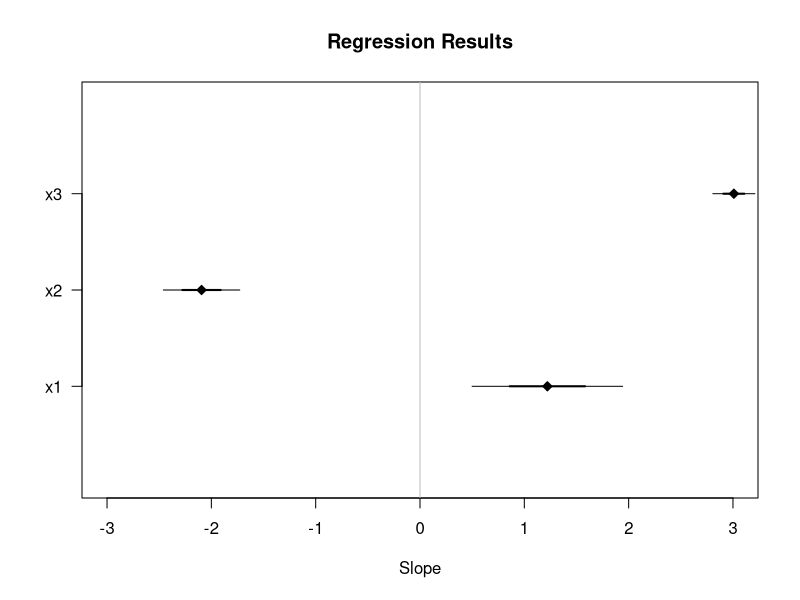
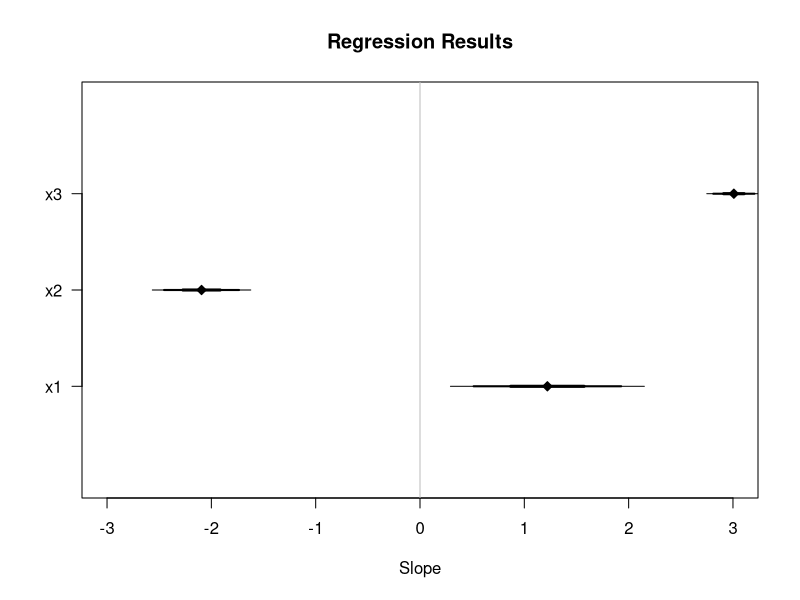

These figures' R source, in order:
#' # Regression coefficient plots #
#'
#' A contemporary way of presenting regression results involves converting a regression table into a figure.
set.seed(500)
x1 <- rnorm(100,5,5)
x2 <- rnorm(100,-2,10)
x3 <- rnorm(100,0,20)
y <- (1*x1) + (-2*x2) + (3*x3) + rnorm(100,0,20)
ols2 <- lm(y ~ x1 + x2 + x3)
#' Conventionally, we would present results from this regression as a table:
summary(ols2)
#' Or just:
coef(summary(ols2))[,1:2]

#' It might be helpful to see the size and significance of these effects as a figure.
#' To do so, we have to draw the regression slopes as points and the SEs as lines.
slopes <- coef(summary(ols2))[c('x1','x2','x3'),1]  #' slopes
ses <- coef(summary(ols2))[c('x1','x2','x3'),2]     #' SEs
#' We'll draw the slopes of the three input variables.
#' Note: The interpretation of the following plot depends on input variables that have comparable scales.
#' Note (continued): Comparing dissimilar variables with this visualization can be misleading!
#' Let's construct a plot that draws 1 and 2 SEs for each coefficient:

#' We'll start with a blank plot (like a blank canvas):
plot(NA, xlim=c(-3,3), ylim=c(0,4), xlab='Slope', ylab='', yaxt='n')
# We can add a title:
title('Regression Results')
# We'll add a y-axis labelling our variables:
axis(2, 1:3, c('x1','x2','x3'), las=2)
# We'll add a vertical line for zero:
abline(v=0, col='gray')
# Then we'll draw our slopes as points (`pch` tells us what type of point):
points(slopes,1:3, pch=23, col='black', bg='black')
# Then we'll add thick line segments for each 1 SE:
segments((slopes-ses)[1], 1, (slopes+ses)[1], 1, col='black', lwd=2)
segments((slopes-ses)[2], 2, (slopes+ses)[2], 2, col='black', lwd=2)
segments((slopes-ses)[3], 3, (slopes+ses)[3], 3, col='black', lwd=2)
# Then we'll add thin line segments for the 2 SEs:
segments((slopes-(2*ses))[1], 1, (slopes+(2*ses))[1], 1, col='black', lwd=1)
segments((slopes-(2*ses))[2], 2, (slopes+(2*ses))[2], 2, col='black', lwd=1)
segments((slopes-(2*ses))[3], 3, (slopes+(2*ses))[3], 3, col='black', lwd=1)


#' We can draw a similar plot with confidence intervals instead of SEs.
plot(NA, xlim=c(-3,3), ylim=c(0,4), xlab='Slope', ylab='', yaxt='n')
title('Regression Results')
axis(2, 1:3, c('x1','x2','x3'), las=2)
abline(v=0, col='gray')
points(slopes,1:3, pch=23, col='black', bg='black')
# Then we'll add thick line segments for each 67% CI:
# Note: The `qnorm` function tells us how much to multiple our SEs by to get Gaussian CIs.
segments((slopes-(qnorm(.835)*ses))[1], 1, (slopes+(qnorm(.835)*ses))[1], 1, col='black', lwd=3)
segments((slopes-(qnorm(.835)*ses))[2], 2, (slopes+(qnorm(.835)*ses))[2], 2, col='black', lwd=3)
segments((slopes-(qnorm(.835)*ses))[3], 3, (slopes+(qnorm(.835)*ses))[3], 3, col='black', lwd=3)
# Then we'll add medium line segments for the 95%:
segments((slopes-(qnorm(.975)*ses))[1], 1, (slopes+(qnorm(.975)*ses))[1], 1, col='black', lwd=2)
segments((slopes-(qnorm(.975)*ses))[2], 2, (slopes+(qnorm(.975)*ses))[2], 2, col='black', lwd=2)
segments((slopes-(qnorm(.975)*ses))[3], 3, (slopes+(qnorm(.975)*ses))[3], 3, col='black', lwd=2)
# Then we'll add thin line segments for the 99%:
segments((slopes-(qnorm(.995)*ses))[1], 1, (slopes+(qnorm(.995)*ses))[1], 1, col='black', lwd=1)
segments((slopes-(qnorm(.995)*ses))[2], 2, (slopes+(qnorm(.995)*ses))[2], 2, col='black', lwd=1)
segments((slopes-(qnorm(.995)*ses))[3], 3, (slopes+(qnorm(.995)*ses))[3], 3, col='black', lwd=1)

#' Both of these plots are similar, but show how the size, relative size, and significance of regression slopes can easily be summarized visually.
